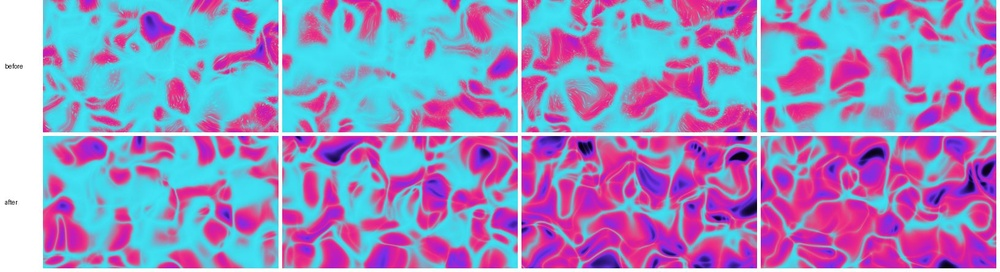
#> input picture worktree-audio-engine-picture/stills-677-caustics-bj.jpg, 1000 x 272 px, shrunk from 1630 x 444 before the run
$ python lumastats.py ../../../../worktree-audio-engine-picture/stills-677-caustics-bj.jpg
#> lines starting #> are read from the running program, lines starting #| are printed output that depends on the picture
# Brightness statistics of frames, in the reference report's terms: mean brightness,
# share of pixels lit above the floor, mean saturation, and shares of five luma levels
# (the reference palette's levels, darkest first).
# usage: python lumastats.py <frame...>
import sys

import numpy as np
from PIL import Image

LEVELS = np.array([0.03, 0.16, 0.35, 0.57, 0.85])  # luma of the reference palette's five colours
print(f"{'frame':<22} mean  lit>.18  sat   shares at levels {LEVELS.tolist()}")
for path in sys.argv[1:]:
    im = np.asarray(Image.open(path).convert("RGB"), np.float32) / 255
    h = im.shape[0]
#> h = 272
    im = im[: int(h * 0.9)]  # skip the bottom strip where the page's button sits
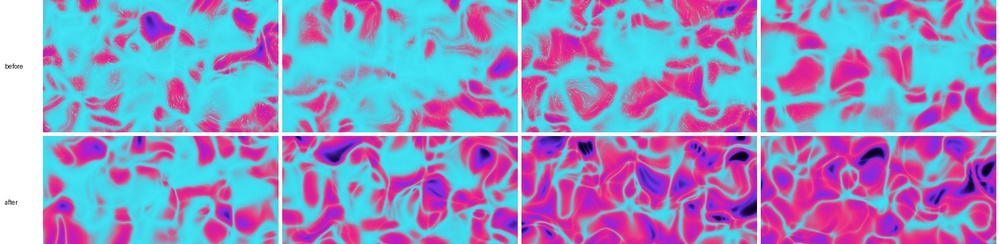
#> im: shape (244, 1000, 3) float32; mean R, G, B 0.572, 0.573, 0.773
    lum = im @ np.array([0.2126, 0.7152, 0.0722], np.float32)
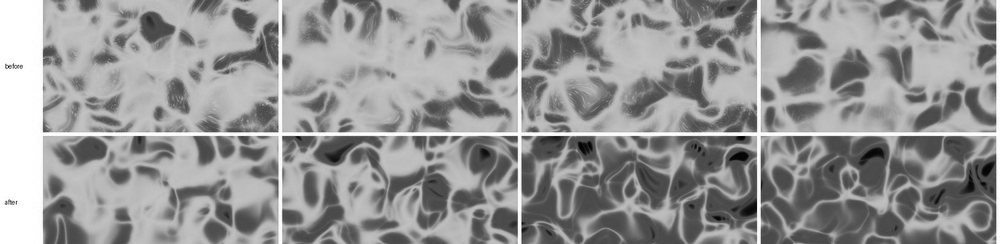
#> lum: shape (244, 1000) float32; min 0.00783, max 1, mean 0.587
    mx, mn = im.max(-1), im.min(-1)
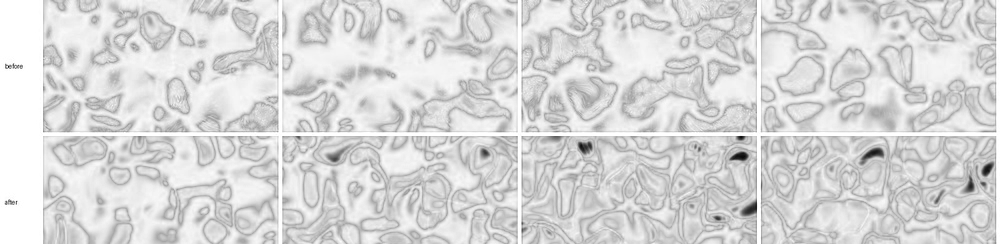
#> mx: shape (244, 1000) float32; min 0.0392, max 1, mean 0.846
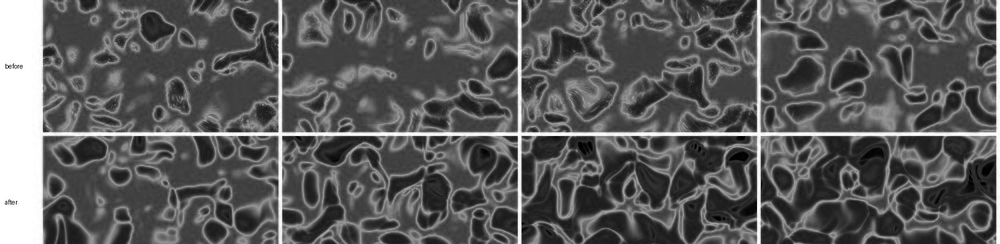
#> mn: shape (244, 1000) float32; min 0, max 1, mean 0.357
    sat = np.where(mx > 0.05, (mx - mn) / np.maximum(mx, 1e-6), 0)
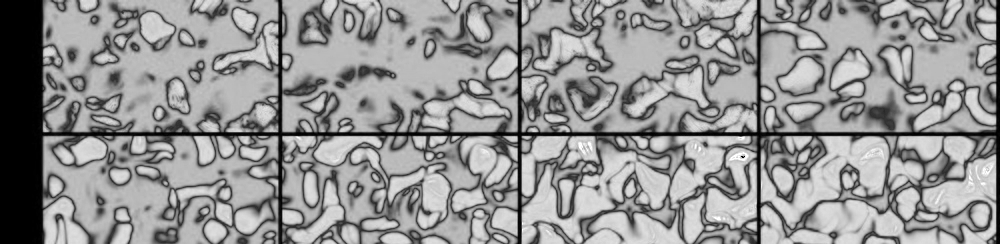
#> sat: shape (244, 1000) float32; min 0, max 1, mean 0.576
    idx = np.abs(lum[..., None] - LEVELS).argmin(-1)
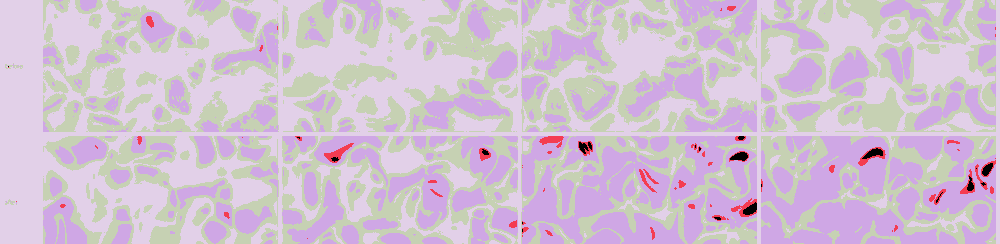
#> idx: shape (244, 1000) int64; 5 distinct labels, from 0 to 4; one colour per label, 0 black
    shares = np.bincount(idx.ravel(), minlength=5) / idx.size
#> shares = [0.00291, 0.00886, 0.304, 0.34, 0.344]
    name = path.split("/")[-1][:21]
    print(f"{name:<22} {lum.mean():.2f}  {np.mean(lum > 0.18):.2f}     {sat[mx > 0.05].mean():.2f}  {np.round(shares, 2).tolist()}")
#| stills-677-caustics-b  0.59  0.99     0.58  [0.0, 0.01, 0.3, 0.34, 0.34]
